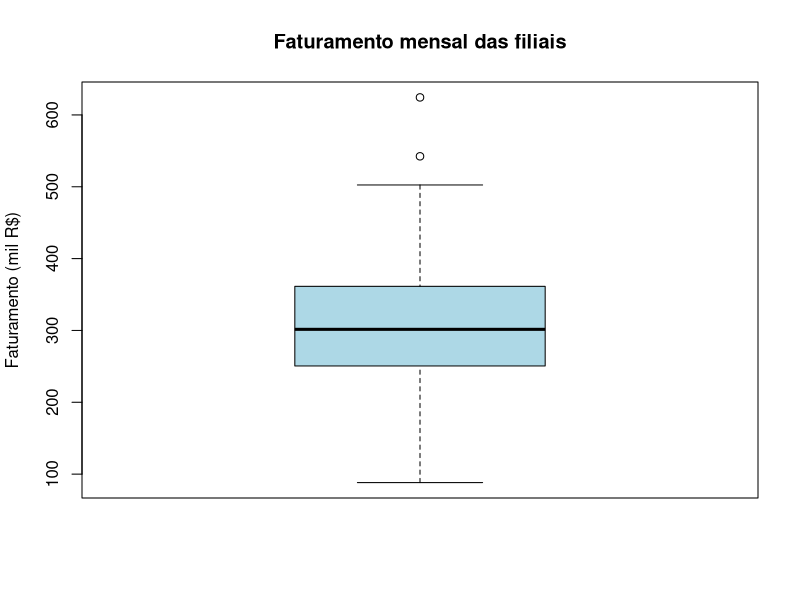
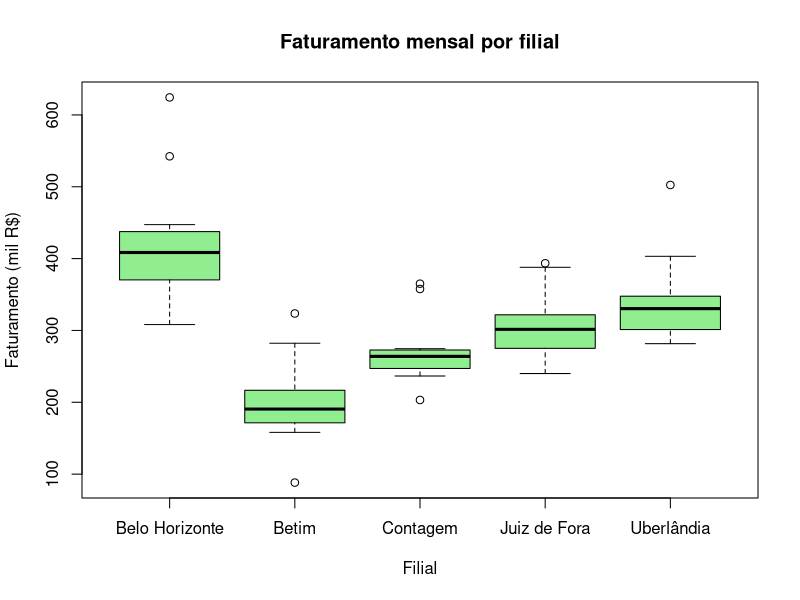
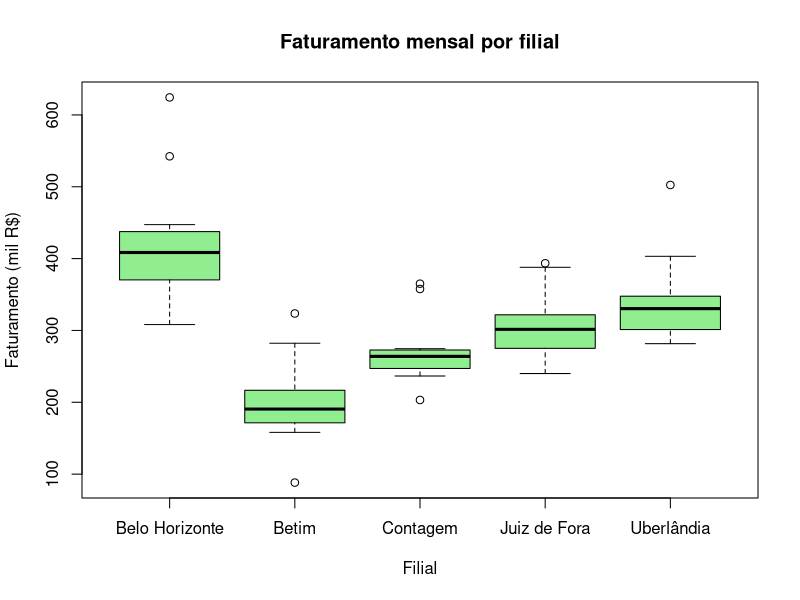
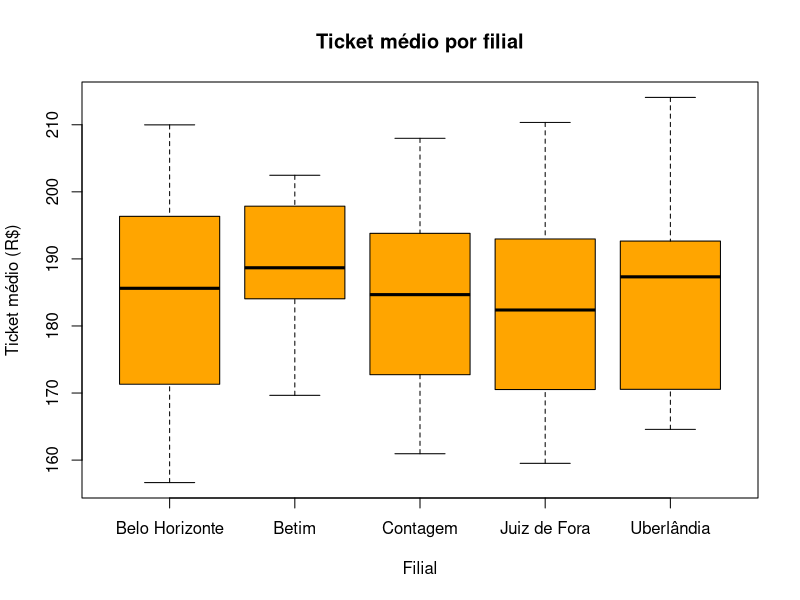

Write the R code that produced these figures, in order.
#Aula 2 - Gabarito dos exercícios

#Os resultados indicados nos comentários foram obtidos com os dados do
#bloco abaixo, os mesmos do arquivo Exercícios.R.


#DADOS

#Cada vetor abaixo tem 60 elementos, um para cada combinação de filial e
#mês, sempre na mesma ordem: os 12 primeiros valores são de Belo
#Horizonte (Jan a Dez), os 12 seguintes de Contagem, depois Betim, Juiz
#de Fora e Uberlândia.
#A função rep() repete valores: each = 12 repete cada filial 12 vezes
#seguidas, e times = 5 repete a sequência dos meses 5 vezes.
#Selecione todo o bloco e rode de uma só vez com Ctrl + Enter.

filial = rep(c("Belo Horizonte", "Contagem", "Betim",
               "Juiz de Fora", "Uberlândia"),
             each = 12) #Cada filial repetida 12 vezes, uma por mês

mes = rep(c("Jan", "Fev", "Mar", "Abr", "Mai", "Jun",
            "Jul", "Ago", "Set", "Out", "Nov", "Dez"),
          times = 5) #Os 12 meses repetidos 5 vezes, uma por filial

faturamento_mil = c(308.2, 344.8, 374.7, 366, 397.2, 422, 427.9, 375.5,
                    419.8, 447.3, 542.4, 624.4, 239.8, 203.2, 236.6, 254.3,
                    271, 274.6, 265, 262.9, 269.2, 254.6, 365.1, 357.7,
                    158.1, 170.7, 202.4, 186, 195.1, 88.2, 231, 173.7, 172.1,
                    196.8, 282.2, 323.6, 240, 246.8, 297.4, 288.5, 311.2,
                    298.1, 313, 261.7, 330.6, 305, 387.9, 393.5, 281.6,
                    293.6, 326.3, 322, 308.9, 344.7, 334.4, 291.5, 340.6,
                    350.6, 403.2, 502.5)

clientes = c(1894, 1642, 2392, 1937, 2179, 2470, 2264, 2085, 2065, 2604,
             2698, 3258, 1392, 1112, 1359, 1580, 1303, 1347, 1420, 1565,
             1408, 1470, 1900, 1830, 844, 927, 1023, 940, 1027, 481, 1177,
             927, 850, 1160, 1534, 1633, 1358, 1502, 1551, 1622, 1737, 1535,
             1488, 1410, 1684, 1912, 2085, 2397, 1711, 1454, 1687, 1678,
             1730, 2032, 1759, 1700, 1591, 1886, 2136, 3026)

meta_atingida = c("Não", "Não", "Não", "Não", "Não", "Sim", "Sim", "Não",
                  "Não", "Sim", "Sim", "Sim", "Não", "Não", "Não", "Não",
                  "Sim", "Sim", "Sim", "Sim", "Sim", "Não", "Sim", "Sim",
                  "Não", "Não", "Não", "Não", "Não", "Não", "Sim", "Não",
                  "Não", "Não", "Sim", "Sim", "Não", "Não", "Não", "Não",
                  "Sim", "Não", "Sim", "Não", "Sim", "Sim", "Sim", "Sim",
                  "Não", "Não", "Não", "Não", "Não", "Sim", "Não", "Não",
                  "Sim", "Sim", "Sim", "Sim")

reclamacoes = c(12, 13, 10, 10, 17, 16, 14, 15, 12, 26, 16, 22, 10, 6, 9, 14,
                10, 7, 9, 9, 3, 5, 7, 14, 3, 5, 8, 1, 10, 1, 9, 2, 3, 3, 8,
                12, 6, 9, 3, 13, 4, 5, 15, 5, 7, 12, 15, 12, 7, 5, 15, 8, 15,
                13, 14, 12, 7, 15, 10, 17)


#BLOCO 1 - DATA FRAMES

#Exercício 1

nome = c("Alfa Embalagens", "Beta Papéis", "Gama Suprimentos", "Delta Distribuidora")
prazo_entrega = c(7, 12, 5, 9)
preco_unitario = c(3.80, 3.20, 4.10, 3.55)
nota_qualidade = c(8.5, 7.0, 9.2, 8.1)

fornecedores = data.frame(nome, prazo_entrega, preco_unitario, nota_qualidade)
fornecedores
nrow(fornecedores) #4
str(fornecedores)

mean(fornecedores$prazo_entrega) #8,25 dias

fornecedores$custo_lote = fornecedores$preco_unitario * 500
fornecedores #Alfa 1900; Beta 1600; Gama 2050; Delta 1775

#Exercício 2

vendas = data.frame(filial, mes, faturamento_mil, clientes,
                    meta_atingida, reclamacoes)
dim(vendas)   #60 linhas e 6 colunas
names(vendas)
head(vendas)
summary(vendas)

#Exercício 3

sum(vendas$faturamento_mil)  #Faturamento total do ano: 18.457,7 mil reais
mean(vendas$faturamento_mil) #Média por filial e mês: 307,6 mil reais

vendas$ticket_medio = vendas$faturamento_mil * 1000 / vendas$clientes
head(vendas)

#Exercício 4

vendas$filial = factor(vendas$filial)
vendas$mes = factor(vendas$mes,
                    levels = c("Jan", "Fev", "Mar", "Abr", "Mai", "Jun",
                               "Jul", "Ago", "Set", "Out", "Nov", "Dez"))
str(vendas)

vendas_bh = subset(vendas, filial == "Belo Horizonte")
nrow(vendas_bh)                #12 meses
sum(vendas_bh$faturamento_mil) #5.050,2 mil reais

#Desafio: meses de Contagem com mais de 300 mil reais

subset(vendas, filial == "Contagem" & faturamento_mil > 300) #Nov e Dez


#BLOCO 2 - TABELAS

#Exercício 5

table(vendas$meta_atingida)                          #Não 34; Sim 26
round(prop.table(table(vendas$meta_atingida)) * 100, 1) #Não 56,7%; Sim 43,3%

#Exercício 6

tab_meta = table(vendas$filial, vendas$meta_atingida)
addmargins(tab_meta)
round(prop.table(tab_meta, margin = 1) * 100, 1)

#Contagem atingiu a meta em mais meses (7 de 12, 58,3%).
#Betim foi a que menos atingiu (3 de 12, 25,0%).
#Como cada filial tem a sua própria meta, este indicador permite comparar
#filiais de portes diferentes de forma mais justa que o faturamento bruto.

#Exercício 7

fat_filial = aggregate(faturamento_mil ~ filial, data = vendas, FUN = sum)
names(fat_filial) = c("Filial", "Faturamento_anual")
fat_filial$Participacao = round(fat_filial$Faturamento_anual /
                                  sum(fat_filial$Faturamento_anual) * 100, 1)
fat_filial

#Belo Horizonte tem o maior faturamento anual (5.050,2 mil reais, 27,4%)
#e Betim o menor (2.379,9 mil reais, 12,9%).

write.csv2(fat_filial, "faturamento_por_filial.csv", row.names = FALSE)

#Exercício 8

aggregate(reclamacoes ~ filial, data = vendas, FUN = mean)
aggregate(ticket_medio ~ filial, data = vendas, FUN = mean)

#Belo Horizonte tem a maior média de reclamações por mês (15,3), o que é
#esperado por atender mais clientes. Para comparar filiais de tamanhos
#diferentes, o ideal seria calcular reclamações por mil clientes.
#O ticket médio fica entre 182 e 190 reais em todas as filiais.
#Mesmo por mil clientes, Belo Horizonte continua com o maior índice (6,6).

#Desafio: reclamações por mil clientes

vendas$recl_mil_clientes = vendas$reclamacoes / vendas$clientes * 1000
aggregate(recl_mil_clientes ~ filial, data = vendas, FUN = mean)


#BLOCO 3 - BOX PLOTS

#Exercício 9

quantile(vendas$faturamento_mil)
IQR(vendas$faturamento_mil)

boxplot(vendas$faturamento_mil,
        main = "Faturamento mensal das filiais",
        ylab = "Faturamento (mil R$)",
        col = "lightblue")

#Exercício 10

boxplot(faturamento_mil ~ filial, data = vendas,
        main = "Faturamento mensal por filial",
        xlab = "Filial",
        ylab = "Faturamento (mil R$)",
        col = "lightgreen")

aggregate(faturamento_mil ~ filial, data = vendas, FUN = median)
aggregate(faturamento_mil ~ filial, data = vendas, FUN = IQR)

#Maior mediana: Belo Horizonte (408,5 mil reais). Menor: Betim (190,6).
#Maior variação (caixa mais alta): Belo Horizonte, com AIQ de 60,2 mil reais.
#Contagem tem a caixa mais baixa (AIQ de 21,2), ou seja, a receita mais estável.
#Quase todos os pontos isolados acima das caixas são de novembro e dezembro,
#efeito da sazonalidade do comércio (Black Friday e Natal). São valores
#atípicos, mas não são erros. O ponto de Betim abaixo da caixa é diferente:
#é o mês de junho, muito abaixo do padrão da filial.

#Exercício 11

vendas_betim = subset(vendas, filial == "Betim")
boxplot.stats(vendas_betim$faturamento_mil)$out
#Resultado: 88,2 (junho, abaixo) e 323,6 (dezembro, acima)
subset(vendas_betim, faturamento_mil < 150) #Junho, 88,2 mil reais e 481 clientes

#O mês de junho em Betim ficou muito abaixo dos demais. Antes de qualquer
#decisão, o gestor deve investigar a causa (falta de estoque, reforma da
#loja, problema no sistema, erro de lançamento). Não se exclui o dado sem
#entender o que aconteceu.

#Exercício 12

png("boxplot_ticket_filial.png", width = 800, height = 600)
boxplot(ticket_medio ~ filial, data = vendas,
        main = "Ticket médio por filial",
        xlab = "Filial",
        ylab = "Ticket médio (R$)",
        col = "orange")
dev.off()


#ATIVIDADE INTEGRADORA

#a) Tabela-resumo por filial

resumo = aggregate(faturamento_mil ~ filial, data = vendas, FUN = sum)
names(resumo) = c("Filial", "Faturamento_anual")

media_mensal = aggregate(faturamento_mil ~ filial, data = vendas, FUN = mean)
resumo$Media_mensal = round(media_mensal$faturamento_mil, 1)

vendas$bateu_meta = ifelse(vendas$meta_atingida == "Sim", 1, 0)
meses_meta = aggregate(bateu_meta ~ filial, data = vendas, FUN = sum)
resumo$Meses_com_meta = meses_meta$bateu_meta

resumo

#b) Box plot do faturamento mensal por filial (o mesmo do exercício 10)

boxplot(faturamento_mil ~ filial, data = vendas,
        main = "Faturamento mensal por filial",
        xlab = "Filial",
        ylab = "Faturamento (mil R$)",
        col = "lightgreen")

#c) Padrão de resposta do parecer: ver o arquivo Roteiro da aula.md
